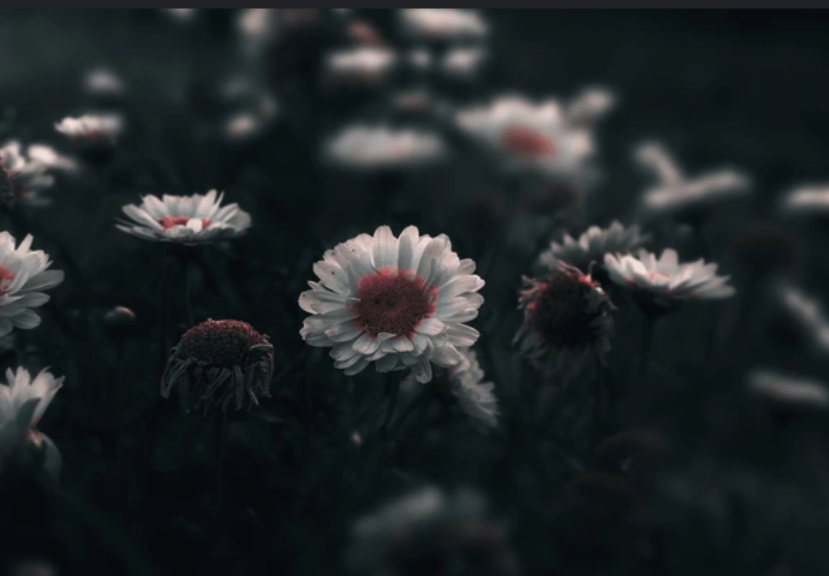
#> input picture Python/Assignment0/rgb.png, 829 x 576 px, found by its file name
$ python onlyHist.py
#> lines starting #> are read from the running program, lines starting #| are printed output that depends on the picture
#> further down, image is the input picture: PIL image 829x576 RGB; mean R, G, B 33.1, 38.4, 39.9
import cv2
import numpy as np
import matplotlib.pyplot as plt
from PIL import Image

def createMap(intMap):
    freqMap = [0]*256
    for row in intMap:
        for val in row:
            freqMap[val] += 1
    return freqMap
# Gamma transformation function
def gamma_transform(image, gamma):
#> called with gamma = 2.2
    image_array = np.array(image) / 255.0
    gamma_image = np.power(image_array, gamma)
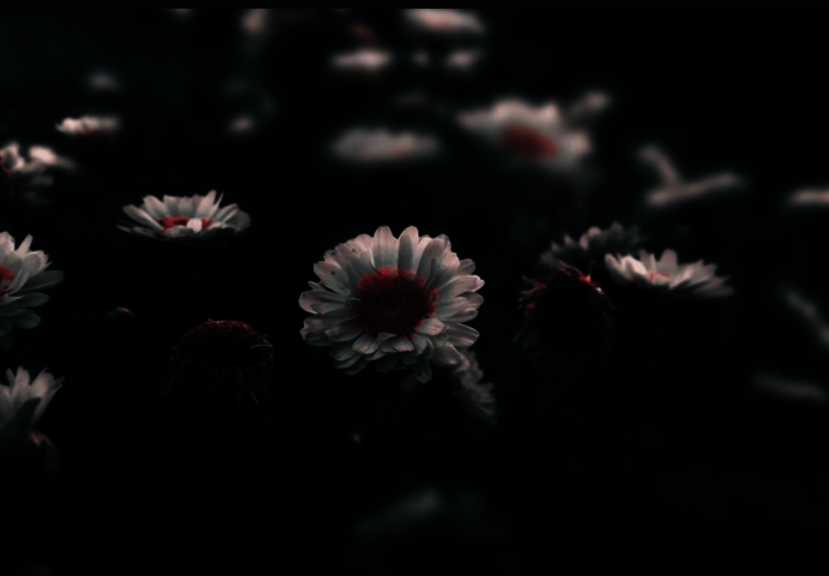
#> gamma_image: shape (576, 829, 3) float64; mean R, G, B 0.036, 0.035, 0.0353
    gamma_image = np.clip(gamma_image, 0, 1) * 255
    return Image.fromarray(gamma_image.astype(np.uint8))

# Filepath
# image_path = '../assets/ass1/boats.bmp'
image_path = './Assignment0/rgb.png'

# Read and transform the image
image = Image.open(image_path)
gamma = 2.2  # Example gamma value
gamma_image = gamma_transform(image, gamma)

# Convert the gamma-corrected image to RGB and then to numpy array
gamma_image_rgb = np.array(image.convert('RGB'))
red_channel = gamma_image_rgb[:, :, 0]
green_channel = gamma_image_rgb[:, :, 1]
blue_channel = gamma_image_rgb[:, :, 2]

r_hist = createMap(red_channel)
#> after the loop in createMap, `for row in intMap:`: freqMap = 256 values, max 40222 at index 10, min 0 at index 0, mean 1865.2
#> r_hist has the same summary as freqMap in createMap
g_hist = createMap(green_channel)
#> g_hist = 256 values, max 28040 at index 19, min 0 at index 0, mean 1865.2
b_hist = createMap(blue_channel)
#> b_hist = 256 values, max 31429 at index 20, min 0 at index 0, mean 1865.2
mean_hist = [0]*256
for i in range(256):
    mean_hist[i] = (r_hist[i] + g_hist[i] + b_hist[i]) / 3
#> after the loop, mean_hist = 256 values, max 20342.3 at index 19, min 0 at index 0, mean 1865.3

# Create a figure with subplots
fig, axs = plt.subplots(1, 1, figsize=(10, 6))  # Create a single subplot
fig.suptitle("Image Histogram", fontsize=16)
fig.canvas.manager.set_window_title("Histogram")

# Plot the histograms as bars
axs.bar(range(256), mean_hist, color='gray', alpha=0.6, label='Red Channel')

# Set titles and labels
axs.set_title("Image Histogram")
axs.set_xlabel("Pixel Intensity")
axs.set_ylabel("Frequency")
axs.legend()
axs.grid()

plt.tight_layout()
plt.show()
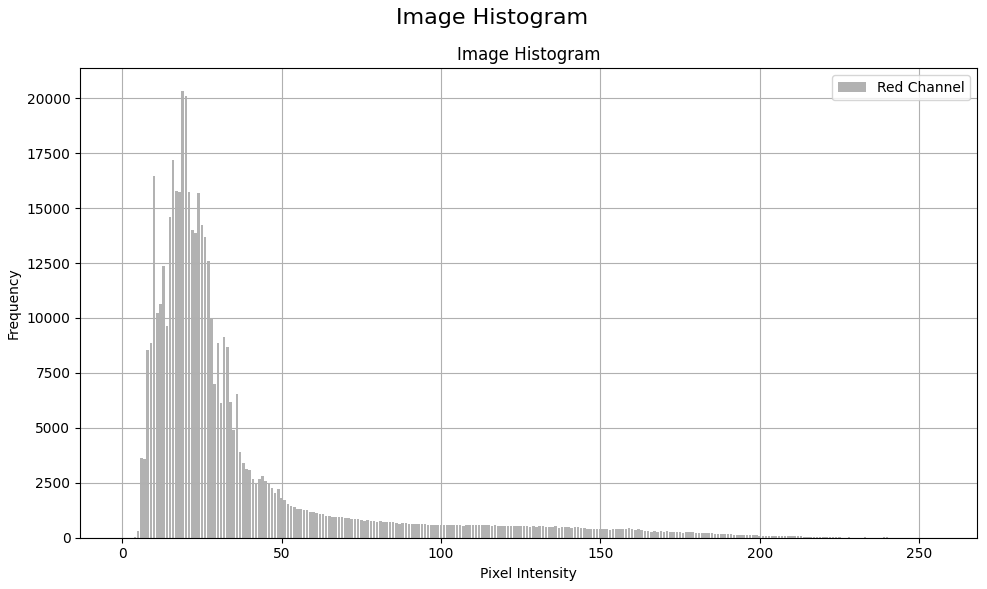
#> figure drawn by matplotlib, 1 panel; tallest bar 20342.3 high, from x = 18.6 to 19.4

$ run again, with Python/Assignment0/xxx.jpg saved as Python/Assignment0/rgb.png
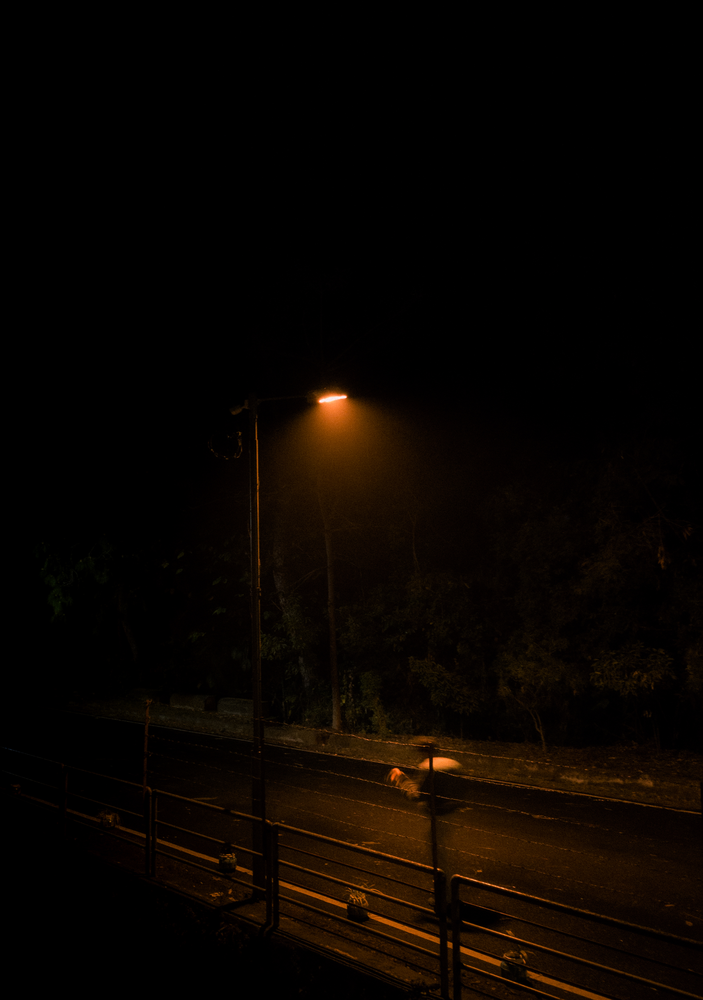
#> input picture Python/Assignment0/xxx.jpg, 703 x 1000 px, shrunk from 2305 x 3279 before the run, found by its file name
#> image is the input picture: PIL image 703x1000 RGB; mean R, G, B 9.4, 4.5, 0.8
#> `green_channel = gamma_image_rgb[:, :, 1]`:
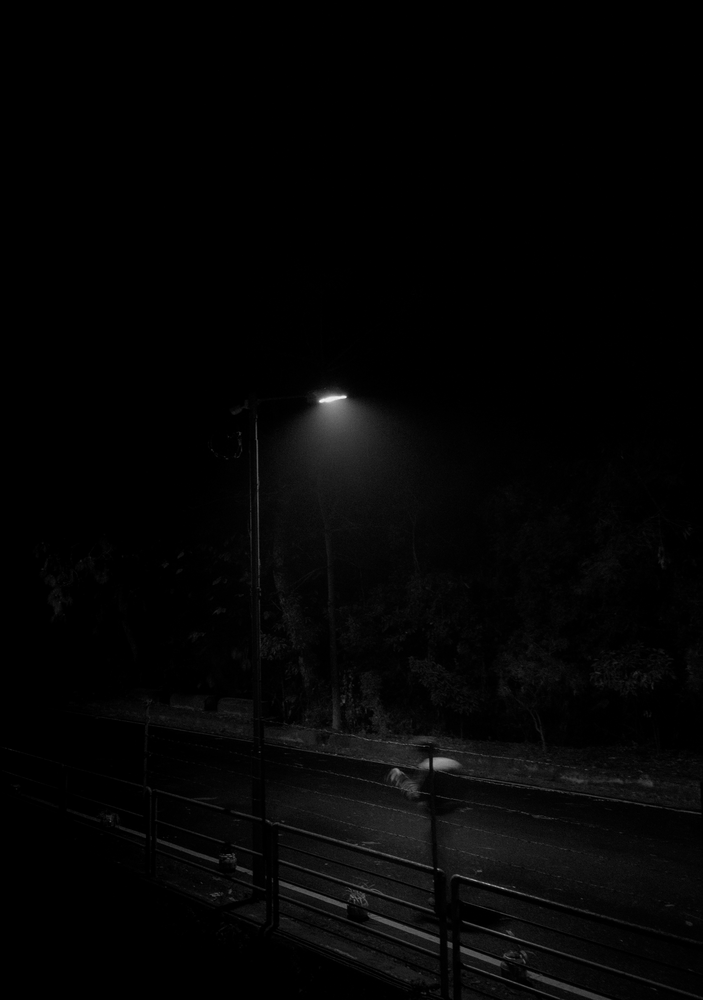
#> green_channel: shape (1000, 703); min 0, max 246, mean 4.5
#> after the loop in createMap, `for row in intMap:`: freqMap = 256 values, max 376431 at index 0, min 6 at index 224, mean 2746.1
#> r_hist has the same summary as freqMap in createMap
#> g_hist = 256 values, max 415333 at index 0, min 0 at index 152, mean 2746.1
#> b_hist = 256 values, max 427322 at index 0, min 0 at index 93, mean 2746.1
#> after the loop `for i in range(256):`: mean_hist = 256 values, max 406362 at index 0, min 2.67 at index 213, mean 2746.1
#> `plt.show()`:
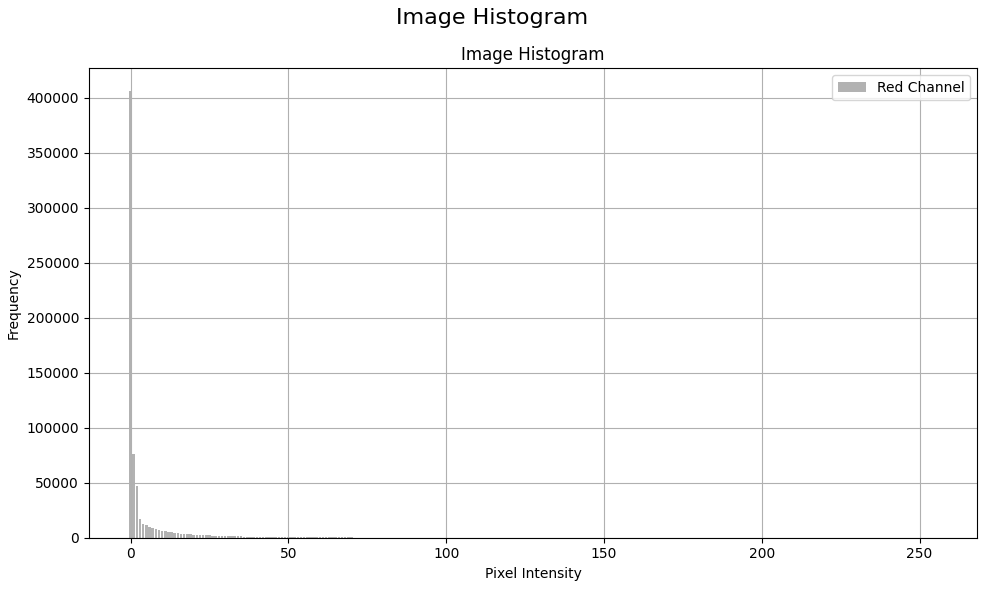
#> figure drawn by matplotlib, 1 panel; tallest bar 406362 high, from x = -0.4 to 0.4
